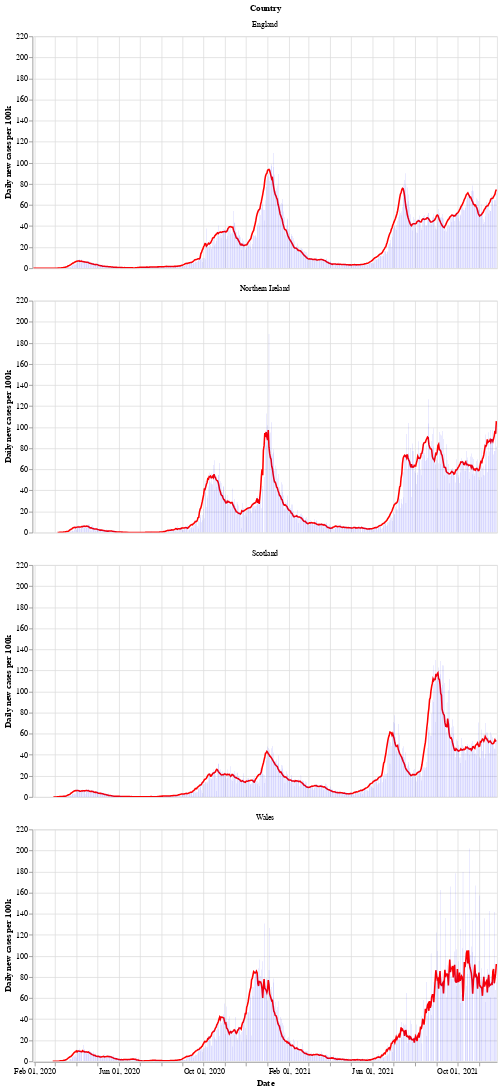

Notebook code cell kept with this figure:
### Markdown cell above
Next is a bar chart of the number of new cases in each country (per 100k population), with the 7 day moving average of cases. Again we see that Wales saw a longer period of raising and falling cases compared to the other countries.

After a period of cases falling, each nation is now seeing a rise in the number of cases - especially in Wales.

### Code cell
# collapse
bars = alt.Chart(uk_cases).mark_bar().encode(
    x=alt.X("yearmonthdate(date):T", axis=alt.Axis(title='Date')),
    y=alt.Y("newCasesRate:Q", axis=alt.Axis(title='Daily new cases per 100k')),
    tooltip='newCasesRate',
    color=alt.condition(
        alt.datum.dailyChange > 0,
        alt.value("orange"),  # The positive color
        alt.value("blue")  # The negative color
    )
).properties(title='New cases per 100k population with rolling 7 day average', width=600).interactive()
line = alt.Chart(uk_cases).mark_line(
    color='red',
    size=2,
).transform_window(
    rolling_mean='mean(newCasesRate)',
    frame=[0, 7],
    groupby=['areaName']
).encode(
    x='yearmonthdate(date):T',
    y='rolling_mean:Q'
)
alt.layer(line, bars, data=uk_cases).facet(alt.Row('areaName', title='Country'), columns=1)

### Figure 1 — Vega-Lite specification as saved in the notebook (floating-point values rounded to 4 significant figures; data arrays with more than 128 entries replaced by an {"elided": "..."} marker saying what was removed)
{"config": {"view": {"continuousWidth": 400, "continuousHeight": 300}}, "data": {"name": "data-c5c824b0fa825ca5565fee1e912f064c"}, "facet": {"type": "nominal", "field": "areaName", "title": "Country"}, "spec": {"layer": [{"mark": {"type": "line", "color": "red", "size": 2}, "encoding": {"x": {"type": "temporal", "field": "date", "timeUnit": "yearmonthdate"}, "y": {"type": "quantitative", "field": "rolling_mean"}}, "transform": [{"window": [{"op": "mean", "field": "newCasesRate", "as": "rolling_mean"}], "frame": [0, 7], "groupby": ["areaName"]}]}, {"mark": "bar", "encoding": {"color": {"condition": {"value": "orange", "test": "(datum.dailyChange > 0)"}, "value": "blue"}, "tooltip": {"type": "quantitative", "field": "newCasesRate"}, "x": {"type": "temporal", "axis": {"title": "Date"}, "field": "date", "timeUnit": "yearmonthdate"}, "y": {"type": "quantitative", "axis": {"title": "Daily new cases per 100k"}, "field": "newCasesRate"}}, "selection": {"selector002": {"type": "interval", "bind": "scales", "encodings": ["x", "y"]}}, "title": "New cases per 100k population with rolling 7 day average", "width": 600}]}, "columns": 1, "$schema": "https://vega.github.io/schema/vega-lite/v4.8.1.json", "datasets": {"data-c5c824b0fa825ca5565fee1e912f064c": {"elided": "2576 records"}}}
